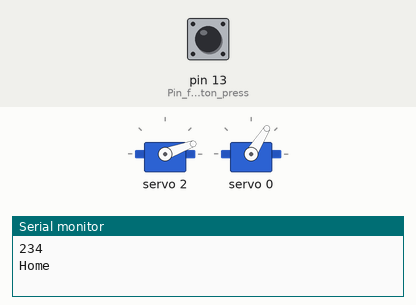
This sketch was run on a simulated Arduino Uno, built with avr-gcc and run on an emulated ATmega328P. Shown: 2 × servo, the last lines printed to the serial monitor. The test bench sets the inputs (shaded band); at power-on: pin 13 (Pin_for_button_press) HIGH.

Above: at 4.3 s.
4.4 s: pin 13 (Pin_for_button_press) pulled LOW for 0.15 s
At 7.88 s:
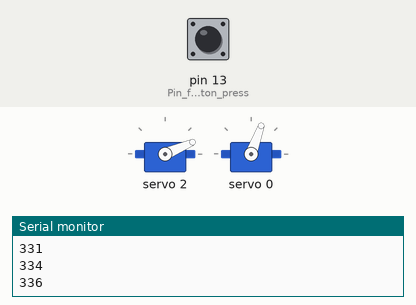
At 9.41 s:
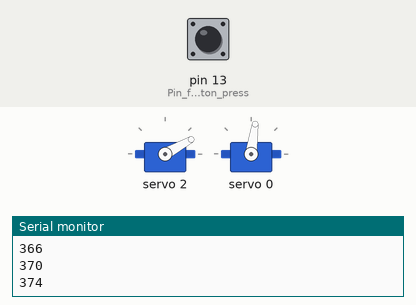
10.5 s: pin 13 (Pin_for_button_press) pulled LOW for 1 s
13.0 s: pin 13 (Pin_for_button_press) pulled LOW for 3.2 s
At 20.4 s:
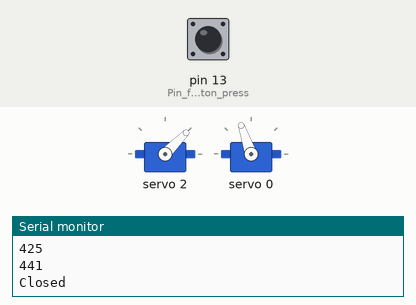
Timing chart, 0 to 21.9 s (numbered marks = the images above; inputs shaded):
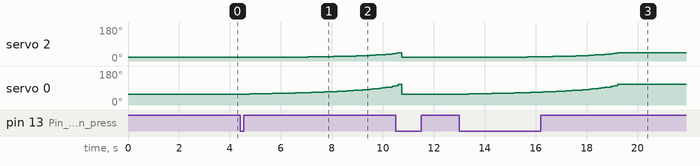

The sketch:

test.ino
```cpp
#include "servo_position.h"
#include <Wire.h>
#include <Adafruit_PWMServoDriver.h>
#define SERVOMIN 170
#define SERVOMAX 650

Adafruit_PWMServoDriver pwm = Adafruit_PWMServoDriver();

const int servoCount = 2; // Number of servos you have
const int servoPins[] = {0, 2}; // 0 is lower servo

double defaultPositions[servoCount] = {SERVO_1_POS[50] - 20, SERVO_2_POS[50] - 20}; // Default position is when lid is open
double servoAngles[servoCount]; // Array to store current servo angles

bool isRotating = false; // Flag to track if rotation is in progress
bool isAtZero = false;    // Flag to track servo position (0 or x degrees)

void setup()
{
  Serial.begin(9600);
  pwm.begin();
  pwm.setPWMFreq(50);
  pinMode(13, INPUT_PULLUP); // Pin for button press

  // Initialize servo angles to default positions
  // for (int i = 0; i < servoCount; i++)
  // {
  //   servoAngles[i] = defaultPositions[i];
  //   pwm.setPWM(servoPins[i], 0, myAngleToPulse(servoAngles[i], false, i));
  // }
  // servoMax(); // Set servos to minimum position
  setDefaultPositions();
  delay(1000); // Wait for servos to reach minimum position
}

void closeLid() {
  isRotating = true;
  for (int i = 50; i <= 99; i++) {
    myMoveServo(0, 1, SERVO_1_POS[i] - 20, SERVO_2_POS[i] - 20, i);
    // moveServo(1, SERVO_2_POS[i]);

    // Serial.print("servo1:");
    // Serial.print(SERVO_1_POS[i]);
    // Serial.print(",servo2:");
    // Serial.println(SERVO_2_POS[i]);
    delay(25);
  }
  isRotating = false;
  Serial.println("Closed");
}

void openLid() {
  isRotating = true;
  for (int i = 97; i >= 75; i--) {
    myMoveServo(0, 1, SERVO_1_POS[i], SERVO_2_POS[i], i);
    // moveServo(1, SERVO_2_POS[i]);

    // Serial.print("servo1:");
    // Serial.print(SERVO_1_POS[i]);
    // Serial.print(",servo2:");
    // Serial.println(SERVO_2_POS[i]);
    // delay(25);
  }
  isRotating = false;
  Serial.println("Opened");
}

void servoMin() {
  isRotating = true;
  for (int i = 0; i < servoCount; i++) {
    moveServo(i, 0);
  }
  isRotating = false;
  Serial.println("Min");
}

void servoMax() {
  isRotating = true;
  for (int i = 0; i < servoCount; i++) {
    moveServo(i, 180);
  }
  isRotating = false;
  Serial.println("Max");
}

void loop()
{

  int buttonState = digitalRead(13);
  if (buttonState == LOW && !isRotating) {
    if (isAtZero) {
      // openLid();
      setDefaultPositions();
      // servoMax();
    } else {
      closeLid();
      // servoMin();
    }
    isAtZero = !isAtZero;
  }
}

void myMoveServo(int servoIndex_1, int servoIndex_2, double targetAngle_1, double targetAngle_2, int i)
{
      pwm.setPWM(servoPins[servoIndex_2], 0, myAngleToPulse(targetAngle_2 + 8, false, i));
      pwm.setPWM(servoPins[servoIndex_1], 0, myAngleToPulse(targetAngle_1 + 6, true, i));
      delay(100);
}

void moveServo(int servoIndex, int targetAngle)
{
  // Smoothly move the servo to the target angle
  for (int i = servoAngles[servoIndex]; i != targetAngle; i += (targetAngle > i) ? 1 : -1)
  {
    servoAngles[servoIndex] = i;
    pwm.setPWM(servoPins[servoIndex], 0, angleToPulse(i));
    delay(10); // Adjust the delay for smoother motion
  }
}

void setDefaultPositions()
{
  isRotating = true;
  // Set all servos to their default positions
  myMoveServo(0, 1, defaultPositions[0], defaultPositions[1], 0);
  delay(2000);
  Serial.println("Home");
  isRotating = false;
}

double myAngleToPulse(double angle, bool debug, int i)
{
  // Convert angle to servo pulse length
  if (debug)
  {
    Serial.println(i + int(myMap(angle)));
  }
  return myMap(angle);
}

double myMap(double angle)
{
  return SERVOMIN + (((angle - 0) * (SERVOMAX - SERVOMIN)) / (180));
}

int angleToPulse(int angle)
{
  // Convert angle to servo pulse length
  Serial.println(map(angle, 0, 180, SERVOMIN, SERVOMAX));
  return map(angle, 0, 18, SERVOMIN, SERVOMAX);
}
```

servo_position.h
```cpp
// Servo position from OPEN to CLOSE

const double SERVO_1_POS[100] = {
    40.8875082902766,40.6771439461375,40.4722694380665,40.2729254484011,40.0791542425941,39.8909996998149,39.7085073458553,39.5317243884116,39.360699754824,39.1954841323592,39.0361300111345,38.8826917297873,38.7352255240067,38.5937895780517,38.4584440793934,38.3292512766309,38.2062755408408,38.0895834305383,37.9792437604401,37.8753276742368,37.7779087216,37.68706293967,37.6028689392902,37.5254079962768,37.4547641480407,37.3910242959033,37.3342783134811,37.2846191615446,37.2421430097998,37.2069493660745,37.1791412134425,37.1588251558679,37.146111573005,37.1411147848542,37.1439532270428,37.1547496375741,37.1736312559768,37.2007300358822,37.2361828721623,37.2801318438856,37.3327244744804,37.3941140106522,37.4644597217694,37.5439272216344,37.6326888147712,37.7309238696203,37.8388192213134,37.9565696070327,38.0843781373317,38.2224568072283,38.3710270513751,38.5303203481837,38.700578878442,38.8820562447293,39.0750182588288,39.2797438053765,39.4965257912075,39.725672191292,39.9675072038465,40.2223725292004,40.4906287893816,40.7726571082114,41.0688608751019,41.3796677198282,41.7055317304942,42.0469359529065,42.4043952169049,42.7784593441972,43.1697168033642,43.5787988915171,44.0063845393739,44.4532058582921,44.9200545754153,45.4077895384249,45.9173455169472,46.449743586964,47.0061034624837,47.5876582421846,48.1957721776499,48.8319622586266,49.497924670813,50.1955675451053,50.9270519332266,51.6948436901447,52.5017800417223,53.3511562685021,54.2468404838554,55.1934285195297,56.196457522664,57.2627080230728,58.4006438997557,59.6210760787399,60.9382071685876,62.3713643811248,63.9480729568719,65.7100099268601,67.7260441129154,70.126610728961,73.2291820382933,78.7123386567667
};

const double SERVO_2_POS[100] = {
    13.9917012000558,13.7562497663602,13.5230304213207,13.2920828095159,13.0634480199883,12.8371686103653,12.6132886325435,12.3918536599876,12.1729108166979,11.9565088079072,11.7426979525706,11.5315302177225,11.3230592547763,11.117340437853,10.9144309042293,10.7143895970061,10.5172773101049,10.323156735709,10.1320925142775,9.9441512872682,9.75940175272012,9.57791472385654,9.39976319088391,9.22502238617741,9.05376985305949,8.88608551839627,8.72205176925589,8.56175353389467,8.40527836736087,8.25271654203168,8.1041611434285,7.95970817168726,7.81945664909627,7.68350873415348,7.55196984263895,7.42494877624704,7.30255785937775,7.18491308474717,7.07213426854577,6.96434521594966,6.86167389787615,6.76425263997236,6.67221832493499,6.58571260938341,6.50488215664908,6.42987888700383,6.36086024703159,6.29798950005564,6.24143603977128,6.19137572950603,6.14799126984301,6.1114725977045,6.08201732041031,6.05983118871028,6.04512861335365,6.03813323041556,6.03907852137058,6.04820849480714,6.06577843774214,6.09205574575584,6.12732084266364,6.17186820222734,6.22600748654564,6.29006481833556,6.3643842074243,6.44932915554542,6.54528446814132,6.6526583075304,6.77188452878128,6.90342534831242,7.0477744060838,7.20546029590602,7.37705065571644,7.56315693181905,7.76443995963481,7.98161654064782,8.21546724401091,8.46684572601145,8.73668994748643,9.02603578732554,9.33603371272414,9.66796939386215,10.0232894728416,10.4036341619389,10.8108790311441,11.2471893752106,11.7150921378585,12.217572883944,12.7582094138114,13.3413605553352,13.9724409034392,14.6583349075709,15.4080480569393,16.2337861593892,17.1528677871664,18.1914256625104,19.3925059958268,20.8373987437075,22.7234160348975,26.0907226456796
};
```

Measured:
- after the input at 4.4 s, servo 2: moves from 20° to 41° over 4.2 s, starting after 1.9 s; servo 0: moves from 58° to 102° over 5.7 s, starting after 0.38 s
- after the input at 13.0 s, servo 2: moves from 20° to 45° over 4.3 s, starting after 1.9 s; servo 0: moves from 58° to 109° over 5.8 s, starting after 0.38 s
